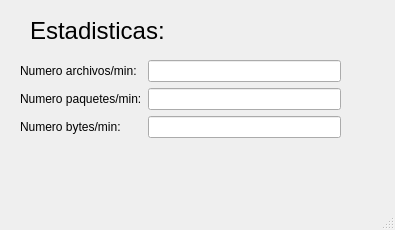
<?xml version="1.0" encoding="UTF-8"?>
<ui version="4.0">
 <class>Estadistico</class>
 <widget class="QMainWindow" name="Estadistico">
  <property name="geometry">
   <rect>
    <x>0</x>
    <y>0</y>
    <width>395</width>
    <height>230</height>
   </rect>
  </property>
  <property name="windowTitle">
   <string>MainWindow</string>
  </property>
  <widget class="QWidget" name="centralwidget">
   <widget class="QLabel" name="label">
    <property name="geometry">
     <rect>
      <x>30</x>
      <y>10</y>
      <width>141</width>
      <height>41</height>
     </rect>
    </property>
    <property name="font">
     <font>
      <pointsize>18</pointsize>
     </font>
    </property>
    <property name="text">
     <string>Estadisticas:</string>
    </property>
   </widget>
   <widget class="QWidget" name="formLayoutWidget">
    <property name="geometry">
     <rect>
      <x>20</x>
      <y>60</y>
      <width>321</width>
      <height>95</height>
     </rect>
    </property>
    <layout class="QFormLayout" name="formLayout">
     <item row="2" column="0">
      <widget class="QLabel" name="label_3">
       <property name="text">
        <string>Numero paquetes/min:</string>
       </property>
      </widget>
     </item>
     <item row="3" column="0">
      <widget class="QLabel" name="label_4">
       <property name="text">
        <string>Numero bytes/min:</string>
       </property>
      </widget>
     </item>
     <item row="1" column="0">
      <widget class="QLabel" name="label_2">
       <property name="text">
        <string>Numero archivos/min:</string>
       </property>
      </widget>
     </item>
     <item row="1" column="1">
      <widget class="QLineEdit" name="Archivos"/>
     </item>
     <item row="2" column="1">
      <widget class="QLineEdit" name="paquetes"/>
     </item>
     <item row="3" column="1">
      <widget class="QLineEdit" name="bytes"/>
     </item>
    </layout>
   </widget>
  </widget>
  <widget class="QStatusBar" name="statusbar"/>
 </widget>
 <resources/>
 <connections/>
</ui>
